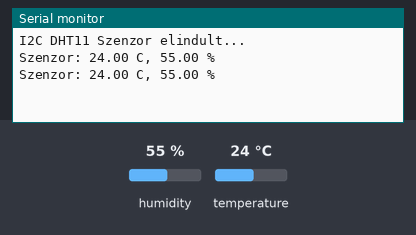
Simulated run of this sketch. Board: Arduino Uno, built with avr-gcc and run on an emulated ATmega328P. Shown: the last lines printed to the serial monitor. The test bench sets the inputs (shaded band); at power-on: humidity 55 %, temperature 24 °C. Random numbers use the default seed unless the sketch sets one.

Above: at 2.8 s.
2.9 s: humidity set to 22 %
At 4.5 s:
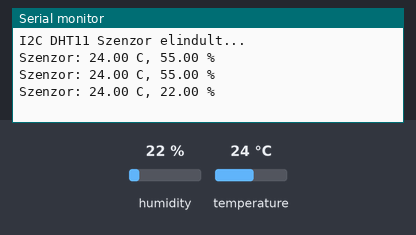
5.6 s: temperature set to 12 °C
At 6.9 s:
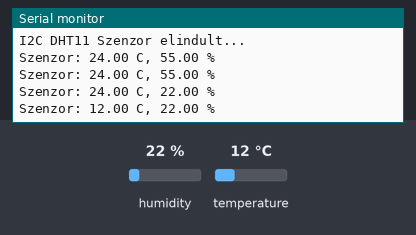
8.3 s: humidity set to 40 %
At 10.5 s:
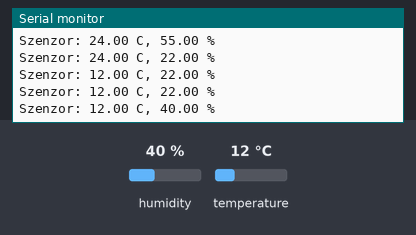
Timing chart, 0 to 12.0 s (numbered marks = the images above; inputs shaded):
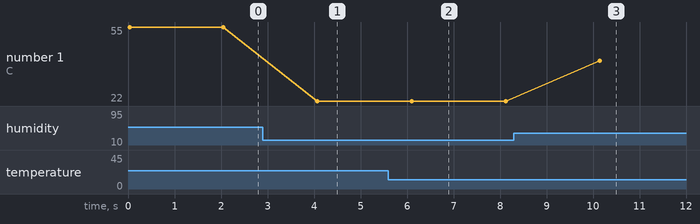

The sketch:

Arduino_DHT11.ino
```cpp
#include <Wire.h>
#include <DHT.h>

#define SLAVE_ADDRESS 0x04     // I2C slave cím (Raspberry-n: i2cdetect -y 1)
#define DHTPIN 4               // DHT szenzor kimenete az Arduino 4-es pinjén
#define DHTTYPE DHT11          // DHT11-et használsz (DHT22-höz írd át DHT22-t)

DHT dht(DHTPIN, DHTTYPE);

// Vezérlő flag: 1 = mindig random adatokat generál (teszteléshez, szenzor nélkül)
//               0 = normál működés (DHT olvasás + fallback random hibánál)
#define SIMULATE_SENSOR 0

// Globális változók az adatok tárolására
volatile float lastTemp = 0.0;
volatile float lastHum = 0.0;
char dataBuffer[32]; // Elég nagy a "25.50,60.10" formátumhoz

void setup() {
  Serial.begin(9600);

  // I2C inicializálása
  Wire.begin(SLAVE_ADDRESS);
  Wire.onRequest(sendData); // Akkor fut le, ha a Pi adatot kér

  dht.begin();

  // Random generátor inicializálása (csak ha használjuk)
  randomSeed(analogRead(0)); // Analóg bemenet zajából seed

  Serial.println("I2C DHT11 Szenzor elindult...");
  if (SIMULATE_SENSOR==1) {
    Serial.println("SIMULATE_SENSOR aktív: mindig random adatokat küldök!");
  }
}

void loop() {
  if (SIMULATE_SENSOR==1) {
    // Mindig random adatok (teszt mód)
    lastTemp = random(1800, 3201) / 100.0;  // 18.00 .. 32.00 °C
    lastHum  = random(3500, 8501) / 100.0;  // 35.00 .. 85.00 %

    Serial.print("Szimulált adatok: ");
    Serial.print(lastTemp, 2);
    Serial.print(" C, ");
    Serial.print(lastHum, 2);
    Serial.println(" %");
  }
  else {
    // Normál DHT olvasás
    float h = dht.readHumidity();
    float t = dht.readTemperature();

    // Csak akkor frissítünk, ha érvényes az adat (nem NaN)
    if (!isnan(h) && !isnan(t)) {
      lastTemp = t;
      lastHum  = h;

      // Debug kiírás a soros monitorra
      Serial.print("Szenzor: ");
      Serial.print(lastTemp, 2);
      Serial.print(" C, ");
      Serial.print(lastHum, 2);
      Serial.println(" %");
    }
    else {
      // Fallback: ha hibás az olvasás (szenzor kihúzva, hibás csatlakozás stb.)
      lastTemp = random(1800, 3201) / 100.0;  // 18.00 .. 32.00 °C
      lastHum  = random(3500, 8501) / 100.0;  // 35.00 .. 85.00 %

      Serial.println("Hiba: Nem sikerült olvasni a DHT szenzort! → Fallback random adatok:");
      Serial.print("Temp: ");
      Serial.print(lastTemp, 2);
      Serial.print(" C, Hum: ");
      Serial.print(lastHum, 2);
      Serial.println(" %");
    }
  }

  delay(2000); // DHT lassú, 2 mp-enként olvassunk
}

// Ez a függvény fut le, amikor a Raspberry Pi kéri az adatot
void sendData() {
  // Ha még sosem volt érvényes adat (pl. első hívás előtt)
  if (lastTemp == 0.0 && lastHum == 0.0) {
    Wire.write("0.00,0.00");
    return;
  }

  // Float → string konvertálás (5 szélesség, 2 tizedes)
  char tStr[8];
  char hStr[8];
  dtostrf(lastTemp, 5, 2, tStr);
  dtostrf(lastHum, 5, 2, hStr);

  // Összefűzés: "TEMP,HUM" formátum (pl: "24.50,55.00")
  memset(dataBuffer, 0, sizeof(dataBuffer)); // Puffer ürítése
  sprintf(dataBuffer, "%s,%s", tStr, hStr);

  Wire.write(dataBuffer);
}
```

Measured:
- after the input at 2.9 s, the serial monitor: prints a new line after 1.2 s (image 1)
- after the input at 5.6 s, the serial monitor: prints a new line after 0.50 s (image 2)
- after the input at 8.3 s, the serial monitor: prints a new line after 1.8 s (image 3)
- plotted number 1: 55 → 22 after the input at 2.9 s, 22 → 40 after the input at 8.3 s
